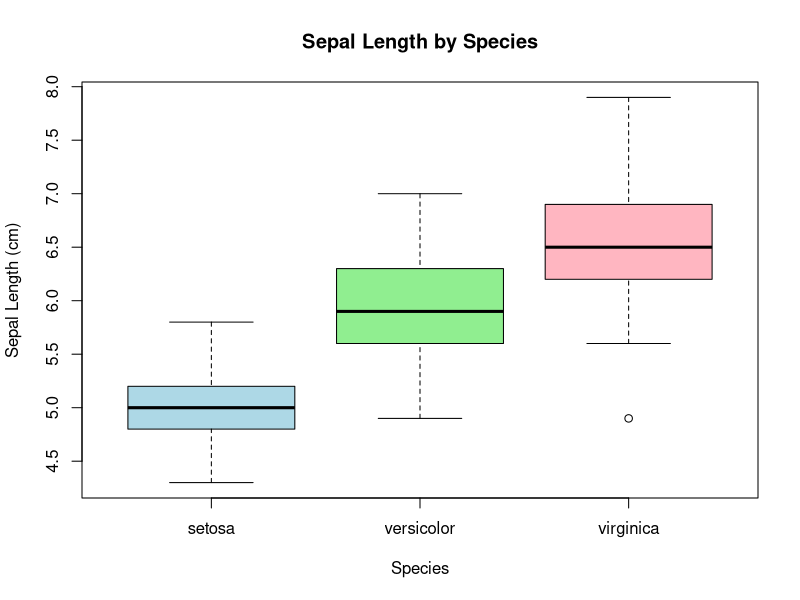

Write the R code that produced this figure.
## ---- chunk 1
#| include: false
summary(iris)
## ---- chunk 2
#| label: iris-boxplot
#| echo: false
#| warning: false
#| message: false
#| fig-cap: "Boxplot showing Sepal Length for each iris species"


boxplot(Sepal.Length ~ Species, data = iris,
        main = "Sepal Length by Species",
        xlab = "Species",
        ylab = "Sepal Length (cm)",
        col = c("lightblue", "lightgreen", "lightpink"),
        border = "black")
